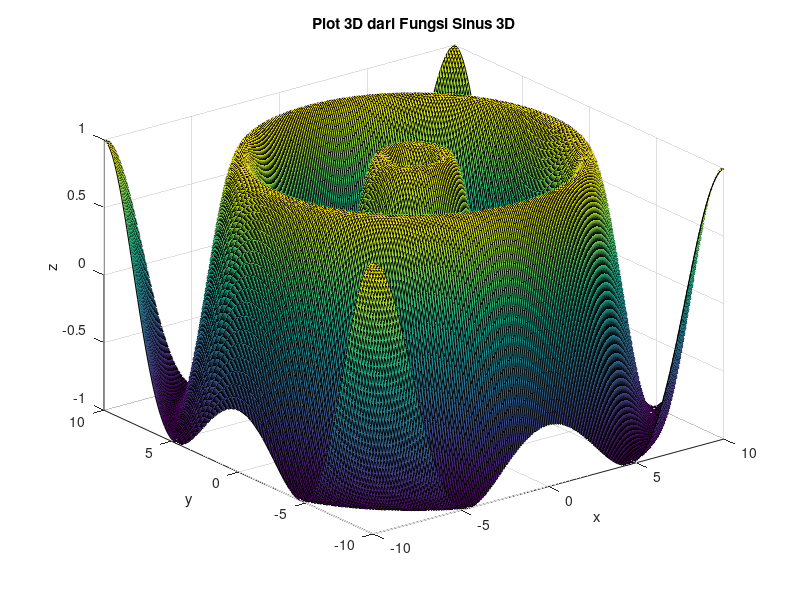

Source code (MATLAB):
%Nama : Angga Prasetia Mulia
%NIM  : 662021010
%Tugas
    %Carilah sebanyak mungkin fungsi 2D dan 3D 
    %dan gunakan informasi yang telah dipelajari dikelas 
    %mengenai cara visualisasi fungsi menggunakan Matlab 
    %atau boleh menambahkan perintah yang belum diajarkan dikelas.

% %Gambar 2D (Gelas)
% function createGlassShape()
%     % Membuat bentuk gelas menggunakan plot
%     
%     % Definisikan koordinat untuk bagian atas gelas
%     r_top = 1; % Jari-jari atas gelas
%     theta_top = linspace(0, 2*pi, 100); % Sudut untuk membuat lingkaran
%     x_top = r_top * cos(theta_top);
%     y_top = r_top * sin(theta_top);
%     
%     % Definisikan koordinat untuk bagian bawah gelas
%     r_bottom = 0.5; % Jari-jari bawah gelas
%     theta_bottom = linspace(0, 2*pi, 100); % Sudut untuk membuat lingkaran
%     x_bottom = r_bottom * cos(theta_bottom);
%     y_bottom = r_bottom * sin(theta_bottom) - 1.5;
%     
%     % Plot garis atas gelas
%     plot(x_top, y_top, 'k', 'LineWidth', 2);
%     hold on;
%     
%     % Plot garis bawah gelas
%     plot(x_bottom, y_bottom, 'k', 'LineWidth', 2);
%     
%     % Plot sisi gelas
%     plot([-r_top, -r_bottom], [0, -1.5], 'k', 'LineWidth', 2);
%     plot([r_top, r_bottom], [0, -1.5], 'k', 'LineWidth', 2);
%     
%     % Atur aspek rasio sumbu
%     axis equal;
%     
%     % Atur batasan sumbu
%     xlim([-1.5, 1.5]);
%     ylim([-1.5, 1]);
%     
%     % Tambahkan judul dan label sumbu
%     title('Bentuk Gelas');
%     xlabel('X');
%     ylabel('Y');
% end

% %Gambar 2D (Rumah Angga)
% function createSimpleHouse()
%     % Membuat gambar rumah sederhana menggunakan plot
%     
%     % Plot atap rumah
%     plot([0, 5, 10, 0], [5, 10, 5, 5], 'k', 'LineWidth', 2);
%     hold on;
%     
%     % Plot dinding rumah
%     plot([0, 10, 10, 0, 0], [0, 0, 5, 5, 0], 'k', 'LineWidth', 2);
%     
%     % Plot pintu rumah
%     plot([4, 6, 6, 4, 4], [0, 0, 3, 3, 0], 'k', 'LineWidth', 2);
%     
%     % Plot jendela rumah
%     plot([2, 3, 3, 2, 2], [2, 2, 3, 3, 2], 'k', 'LineWidth', 2);
%     
%     % Atur aspek rasio sumbu
%     axis equal;
%     
%     % Atur batasan sumbu
%     xlim([-1, 11]);
%     ylim([-1, 11]);
%     
%     % Tambahkan judul dan label sumbu
%     title('Gambar Rumah Sederhana');
%     xlabel('X');
%     ylabel('Y');
% end

% %Gambar 2D (TV Angga)
% function createNiceTV()
%     % Membuat gambar televisi dengan bentuk yang lebih estetis menggunakan fungsi x dan y
%     
%     % Koordinat untuk layar TV
%     screen_x = [1, 7, 7, 1, 1];
%     screen_y = [1, 1, 5, 5, 1];
%     
%     % Koordinat untuk frame layar TV
%     frame_x = [0.8, 7.2, 7.2, 0.8, 0.8];
%     frame_y = [0.8, 0.8, 5.2, 5.2, 0.8];
%     
%     % Koordinat untuk kaki TV
%     leg_x = [2, 2, 6, 6, 2];
%     leg_y = [0, 1, 1, 0, 0];
%     
%     % Koordinat untuk tombol TV
%     button1_x = [2.5, 3, 3, 2.5, 2.5];
%     button1_y = [1.5, 1.5, 1.8, 1.8, 1.5];
%     button2_x = [3.5, 4, 4, 3.5, 3.5];
%     button2_y = [1.5, 1.5, 1.8, 1.8, 1.5];
%     
%     % Gambar frame layar TV
%     plot(frame_x, frame_y, 'k', 'LineWidth', 2);
%     hold on;
%     
%     % Gambar layar TV
%     plot(screen_x, screen_y, 'k', 'LineWidth', 2);
%     
%     % Gambar kaki TV
%     plot(leg_x, leg_y, 'k', 'LineWidth', 2);
%     
%     % Gambar tombol TV
%     plot(button1_x, button1_y, 'k', 'LineWidth', 2);
%     plot(button2_x, button2_y, 'k', 'LineWidth', 2);
%     
%     % Atur batasan sumbu
%     xlim([0, 8]);
%     ylim([0, 6]);
%     
%     % Tambahkan judul dan label sumbu
%     title('Gambar Televisi');
%     xlabel('X');
%     ylabel('Y');
% end

function plot3DSinusFunction()
    x = -10:0.1:10;
    y = -10:0.1:10;
    [X, Y] = meshgrid(x, y);
    Z = sin(sqrt(X.^2 + Y.^2));

    % Plot 3D
    surf(X, Y, Z);
    xlabel('x');
    ylabel('y');
    zlabel('z');
    title('Plot 3D dari Fungsi Sinus 3D');
end
